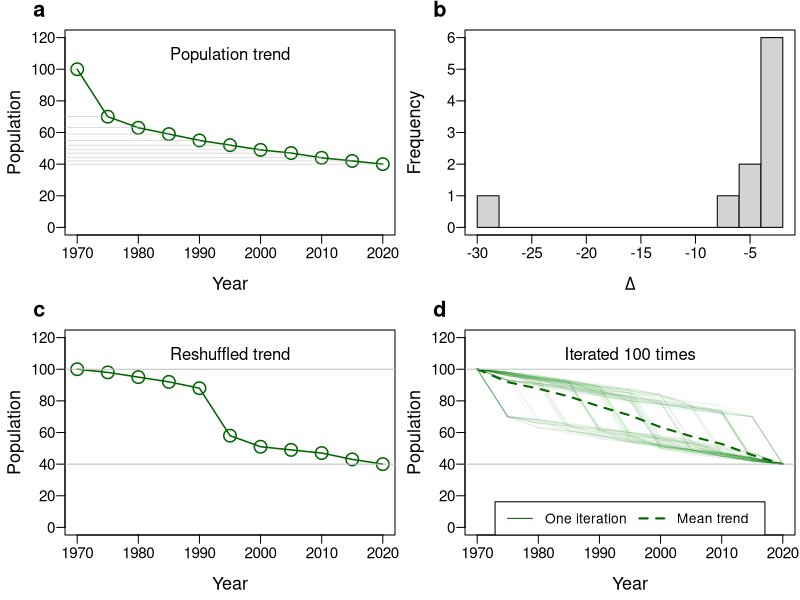

Write R code to recreate this figure.
# Define plot name and dimensions
png(filename="FigureS5.png",width=24,height=16,units="cm",res=300)

# Set plot margins
par(mai=c(0.65,0.65,0.3,0.05))

# Define a 2 X 2 panel layout
par(mfrow=c(2,2))

# Set the random sed for the stochasic process
set.seed(33)

# Define the duration of the time-series
years <- seq(1970,2020, by =5)

# Standardise the time valiable between 0 and 1
x <- seq(0,1,l=length(years))

# Define the the deteminstic populations trend
vect_50 <- ((60*(1 - x^0.3)) + 40)

# Add some random noise
N <- ceiling(vect_50)

####################
#                  #
#     Panel A      #
#                  #
####################

# Plot the time-series
plot(years,N ,type="o",cex.axis=1.1, cex.lab= 1.3, mgp=c(2.5,0.6,0),ylim=c(0,120),cex=2,col="darkgreen",lwd=1.5,xlab="Year",ylab="Population",las=1)

# Add explanatory text
mtext("Population trend",cex=1, side = 3, adj = 0.5, line = -2)

# Label the panel
mtext("a",cex=1.3, side = 3, adj = -0.1, line = 0.6,font=2)

# Use a loop to add lines for incremental changes between time-points
for (k in 1:length(N)){
  lines(c(0,years[k]),c(N[k],N[k]), col="grey", lwd=0.5)
}

####################
#                  #
#     Panel B      #
#                  #
####################

# Plot the histogram of delta values
hist(diff(N),breaks=12,main="",xlab=expression(Delta),cex.axis=1.1, cex.lab= 1.3, mgp=c(2.5,0.6,0),las=1);box()

# Label the panel
mtext("b",cex=1.3, side = 3, adj = -0.1, line = 0.6,font=2)

####################
#                  #
#     Panel C      #
#                  #
####################

# Randomly sample the delta values, without replacement
deltas <- sample(diff(N),length(diff(N)),replace=F)

# Plot the reshuffled time-series
plot(years,c(100,100+cumsum(deltas)) ,type="o",cex.axis=1.1, cex.lab= 1.3, mgp=c(2.5,0.6,0),ylim=c(0,120),cex=2,col="darkgreen",lwd=1.5,xlab="Year",ylab="Population",las=1)

# Add explanatory text
mtext("Reshuffled trend",cex=1, side = 3, adj = 0.5, line = -2)

# Include reference line
abline(h=c(100,40),col="grey")

# Label the panel
mtext("c",cex=1.3, side = 3, adj = -0.1, line = 0.6,font=2)

####################
#                  #
#     Panel D      #
#                  #
####################

# Plot one reshuffled time-series
plot(years,c(100,100+cumsum(deltas)) ,type="l",cex.axis=1.1, cex.lab= 1.3, mgp=c(2.5,0.6,0),ylim=c(0,120),cex=2,col=rgb(0,1,0,0.2),lwd=1.5,xlab="Year",ylab="Population",las=1)

# Add explanatory text
mtext("Iterated 100 times",cex=1, side = 3, adj = 0.5, line = -2)

# Create a blank holder matric for the 100 iterations
delta.mat <- matrix(NA,nrow=100,ncol=length(years))

# Use a loop to repeat the reshuffling 100 time, adding a line each time
for(k in 1:100) {
  # Sample from the delta values randomly
  deltas <- sample(diff(N),length(diff(N)),replace=F)
  # Simulate a reshuffled time-series
  simval <- c(100,100+cumsum(deltas))
  # Add the line to the plot
  lines(years,simval,col=rgb(0,0.5,0,0.05))
  # Save the iteration to the holder matrix
  delta.mat[k,] <- simval
}

# Add a darker line for the average of the 100 iterations
lines(years,apply(delta.mat,2,mean), lty=2, lwd=2,col="darkgreen")

# Add a reference line
abline(h=c(100,40),col="grey")

# Label the panel
mtext("d",cex=1.3, side = 3, adj = -0.1, line = 0.6,font=2)

# Add a legend
legend("bottom", ncol=2, lty=c(1,2), lwd=c(1,2), col="darkgreen", c("One iteration", "Mean trend"))

# Turn off the plot device and save to file
dev.off()
